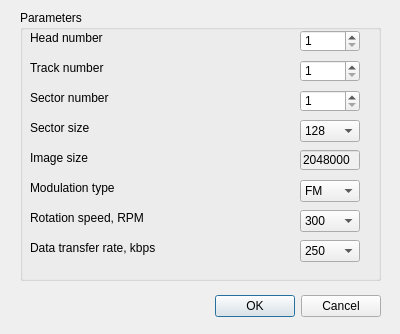
<?xml version="1.0" encoding="UTF-8"?>
<ui version="4.0">
 <class>DiskParamsDlg</class>
 <widget class="QDialog" name="DiskParamsDlg">
  <property name="geometry">
   <rect>
    <x>0</x>
    <y>0</y>
    <width>400</width>
    <height>334</height>
   </rect>
  </property>
  <property name="windowTitle">
   <string>Disk parameters</string>
  </property>
  <widget class="QDialogButtonBox" name="buttonBox">
   <property name="geometry">
    <rect>
     <x>20</x>
     <y>290</y>
     <width>361</width>
     <height>32</height>
    </rect>
   </property>
   <property name="orientation">
    <enum>Qt::Horizontal</enum>
   </property>
   <property name="standardButtons">
    <set>QDialogButtonBox::Cancel|QDialogButtonBox::Ok</set>
   </property>
  </widget>
  <widget class="QGroupBox" name="groupBox">
   <property name="geometry">
    <rect>
     <x>20</x>
     <y>10</y>
     <width>361</width>
     <height>271</height>
    </rect>
   </property>
   <property name="title">
    <string>Parameters</string>
   </property>
   <widget class="QSpinBox" name="sidesSpin">
    <property name="geometry">
     <rect>
      <x>280</x>
      <y>20</y>
      <width>60</width>
      <height>22</height>
     </rect>
    </property>
    <property name="minimum">
     <number>1</number>
    </property>
    <property name="maximum">
     <number>2</number>
    </property>
   </widget>
   <widget class="QLabel" name="label">
    <property name="geometry">
     <rect>
      <x>10</x>
      <y>20</y>
      <width>231</width>
      <height>16</height>
     </rect>
    </property>
    <property name="text">
     <string>Head number</string>
    </property>
   </widget>
   <widget class="QSpinBox" name="tracksSpin">
    <property name="geometry">
     <rect>
      <x>280</x>
      <y>50</y>
      <width>60</width>
      <height>22</height>
     </rect>
    </property>
    <property name="minimum">
     <number>1</number>
    </property>
   </widget>
   <widget class="QLabel" name="label_2">
    <property name="geometry">
     <rect>
      <x>10</x>
      <y>50</y>
      <width>231</width>
      <height>16</height>
     </rect>
    </property>
    <property name="text">
     <string>Track number</string>
    </property>
   </widget>
   <widget class="QSpinBox" name="sectorsSpin">
    <property name="geometry">
     <rect>
      <x>280</x>
      <y>80</y>
      <width>60</width>
      <height>22</height>
     </rect>
    </property>
    <property name="minimum">
     <number>1</number>
    </property>
   </widget>
   <widget class="QLabel" name="label_3">
    <property name="geometry">
     <rect>
      <x>10</x>
      <y>80</y>
      <width>231</width>
      <height>16</height>
     </rect>
    </property>
    <property name="text">
     <string>Sector number</string>
    </property>
   </widget>
   <widget class="QLabel" name="label_4">
    <property name="geometry">
     <rect>
      <x>10</x>
      <y>110</y>
      <width>231</width>
      <height>16</height>
     </rect>
    </property>
    <property name="text">
     <string>Sector size</string>
    </property>
   </widget>
   <widget class="QComboBox" name="sectorSizeCombo">
    <property name="geometry">
     <rect>
      <x>280</x>
      <y>110</y>
      <width>60</width>
      <height>22</height>
     </rect>
    </property>
    <item>
     <property name="text">
      <string notr="true">128</string>
     </property>
    </item>
    <item>
     <property name="text">
      <string notr="true">256</string>
     </property>
    </item>
    <item>
     <property name="text">
      <string notr="true">512</string>
     </property>
    </item>
    <item>
     <property name="text">
      <string notr="true">1024</string>
     </property>
    </item>
   </widget>
   <widget class="QLineEdit" name="ImageSizeEdit">
    <property name="geometry">
     <rect>
      <x>280</x>
      <y>140</y>
      <width>60</width>
      <height>20</height>
     </rect>
    </property>
    <property name="palette">
     <palette>
      <active>
       <colorrole role="Base">
        <brush brushstyle="SolidPattern">
         <color alpha="255">
          <red>240</red>
          <green>240</green>
          <blue>240</blue>
         </color>
        </brush>
       </colorrole>
      </active>
      <inactive>
       <colorrole role="Base">
        <brush brushstyle="SolidPattern">
         <color alpha="255">
          <red>240</red>
          <green>240</green>
          <blue>240</blue>
         </color>
        </brush>
       </colorrole>
      </inactive>
      <disabled>
       <colorrole role="Base">
        <brush brushstyle="SolidPattern">
         <color alpha="255">
          <red>240</red>
          <green>240</green>
          <blue>240</blue>
         </color>
        </brush>
       </colorrole>
      </disabled>
     </palette>
    </property>
    <property name="cursor">
     <cursorShape>ArrowCursor</cursorShape>
    </property>
    <property name="mouseTracking">
     <bool>false</bool>
    </property>
    <property name="acceptDrops">
     <bool>false</bool>
    </property>
    <property name="text">
     <string notr="true">2048000</string>
    </property>
    <property name="frame">
     <bool>true</bool>
    </property>
    <property name="readOnly">
     <bool>true</bool>
    </property>
    <property name="placeholderText">
     <string notr="true"/>
    </property>
    <property name="clearButtonEnabled">
     <bool>false</bool>
    </property>
   </widget>
   <widget class="QLabel" name="label_5">
    <property name="geometry">
     <rect>
      <x>10</x>
      <y>140</y>
      <width>231</width>
      <height>16</height>
     </rect>
    </property>
    <property name="text">
     <string>Image size</string>
    </property>
   </widget>
   <widget class="QComboBox" name="modulationCombo">
    <property name="geometry">
     <rect>
      <x>280</x>
      <y>170</y>
      <width>60</width>
      <height>22</height>
     </rect>
    </property>
    <item>
     <property name="text">
      <string notr="true">FM</string>
     </property>
    </item>
    <item>
     <property name="text">
      <string notr="true">MFM</string>
     </property>
    </item>
    <item>
     <property name="text">
      <string>GCR</string>
     </property>
    </item>
   </widget>
   <widget class="QComboBox" name="rpmCombo">
    <property name="geometry">
     <rect>
      <x>280</x>
      <y>200</y>
      <width>60</width>
      <height>22</height>
     </rect>
    </property>
    <item>
     <property name="text">
      <string notr="true">300</string>
     </property>
    </item>
   </widget>
   <widget class="QComboBox" name="dtrCombo">
    <property name="geometry">
     <rect>
      <x>280</x>
      <y>230</y>
      <width>60</width>
      <height>22</height>
     </rect>
    </property>
    <item>
     <property name="text">
      <string notr="true">250</string>
     </property>
    </item>
   </widget>
   <widget class="QLabel" name="label_6">
    <property name="geometry">
     <rect>
      <x>10</x>
      <y>170</y>
      <width>231</width>
      <height>16</height>
     </rect>
    </property>
    <property name="text">
     <string>Modulation type</string>
    </property>
   </widget>
   <widget class="QLabel" name="label_7">
    <property name="geometry">
     <rect>
      <x>10</x>
      <y>200</y>
      <width>231</width>
      <height>16</height>
     </rect>
    </property>
    <property name="text">
     <string>Rotation speed, RPM</string>
    </property>
   </widget>
   <widget class="QLabel" name="label_8">
    <property name="geometry">
     <rect>
      <x>10</x>
      <y>230</y>
      <width>231</width>
      <height>16</height>
     </rect>
    </property>
    <property name="text">
     <string>Data transfer rate, kbps</string>
    </property>
   </widget>
  </widget>
 </widget>
 <resources/>
 <connections>
  <connection>
   <sender>buttonBox</sender>
   <signal>accepted()</signal>
   <receiver>DiskParamsDlg</receiver>
   <slot>accept()</slot>
   <hints>
    <hint type="sourcelabel">
     <x>248</x>
     <y>254</y>
    </hint>
    <hint type="destinationlabel">
     <x>157</x>
     <y>274</y>
    </hint>
   </hints>
  </connection>
  <connection>
   <sender>buttonBox</sender>
   <signal>rejected()</signal>
   <receiver>DiskParamsDlg</receiver>
   <slot>reject()</slot>
   <hints>
    <hint type="sourcelabel">
     <x>316</x>
     <y>260</y>
    </hint>
    <hint type="destinationlabel">
     <x>286</x>
     <y>274</y>
    </hint>
   </hints>
  </connection>
 </connections>
</ui>
